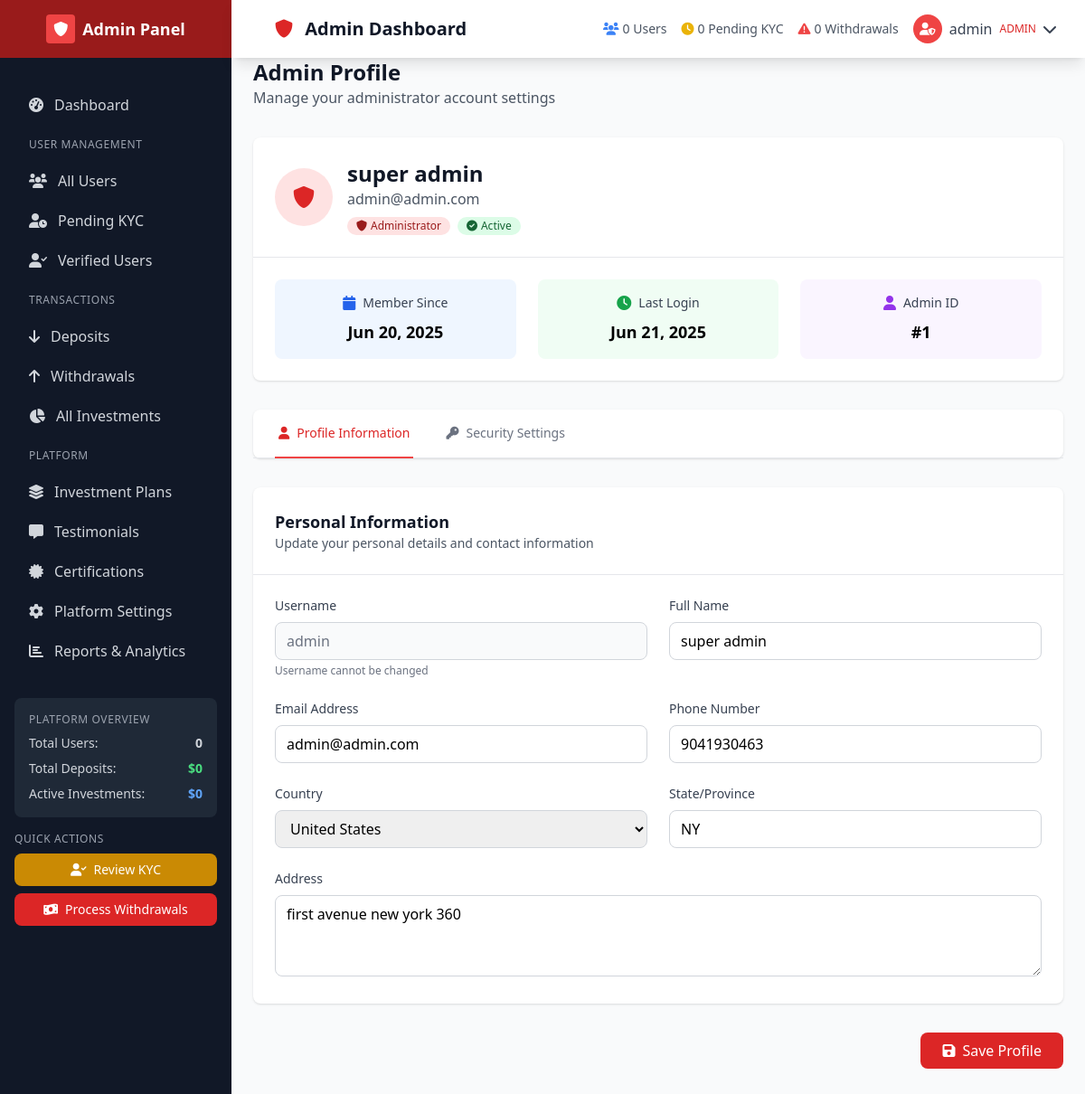
/admin-panel/profile/ (signed in), run on an earlier commit of the app's database.
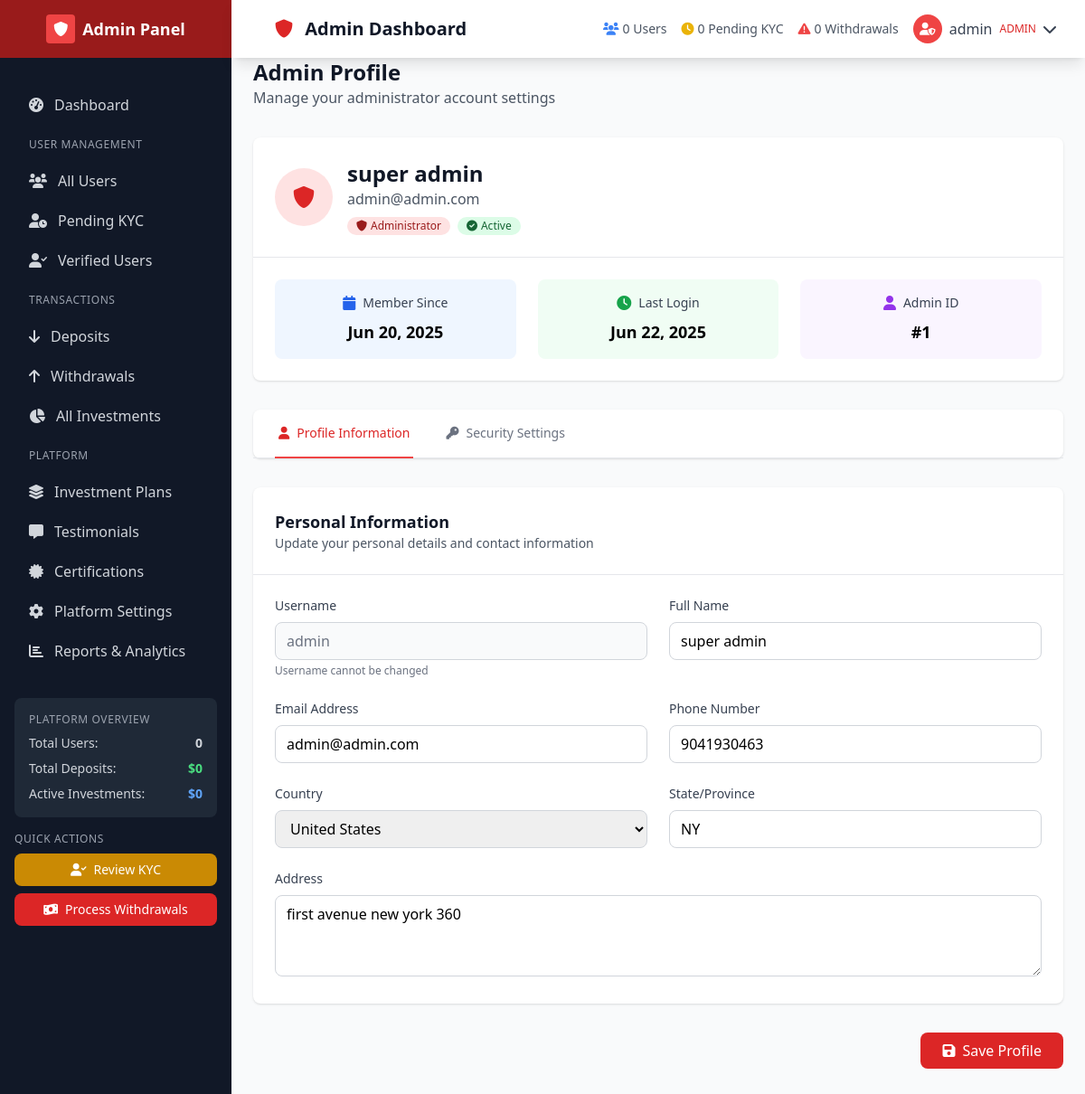
And on a later commit of the database.
### accounts/models.py (models this page shows, shortened)
class CustomUser(AbstractUser):
    email = models.EmailField(unique=True)
    full_name = models.CharField(max_length=100)
    is_verified = models.BooleanField(default=False)
    is_approved = models.BooleanField(default=False)
    registration_step = models.IntegerField(default=1)  # 1 or 2
    created_at = models.DateTimeField(auto_now_add=True)
    updated_at = models.DateTimeField(auto_now=True)
    USERNAME_FIELD = 'username'
    REQUIRED_FIELDS = ['email', 'full_name']

### admin_panel/views.py (the view)
# urls.py: path('profile/', views.admin_profile, name='admin_profile'),
@admin_required
def admin_profile(request):
    profile = get_or_create_profile(request.user)
    context = {
        'profile': profile,
    }
    return render(request, 'admin_panel/profile.html', context)

### admin_panel/context_processors.py (called while the page is built)
def investment_stats(request):
    if request.user.is_authenticated and request.user.is_staff:
        return {
            'investment_stats': calculate_investment_stats()
        }
    return {}

### admin_panel/views.py (called while the page is built)
def get_or_create_profile(user):
    profile, created = UserProfile.objects.get_or_create(user=user)
    return profile

### core/context_processors.py (called while the page is built)
def site_settings(request):
    try:
        settings = SiteSettings.objects.first()
    except SiteSettings.DoesNotExist:
        settings = None
    return {'site_settings': settings}

def currency_rates(request):
    rates = {}
    try:
        currency_rates = CurrencyRate.objects.all()
        for rate in currency_rates:
            rates[rate.currency_code] = rate.rate_usd
    except:
        pass
    return {'currency_rates': rates}

### templates/admin_panel/profile.html (shortened to what the changed rows need)
{% extends 'admin_panel/base.html' %}
{% block content %}
<div class="pt-16 p-6">
    <div class="max-w-4xl mx-auto">
        <div class="mb-8">
            <h1 class="text-2xl font-bold text-gray-900">Admin Profile</h1>
        </div>
        <div class="bg-white rounded-lg shadow mb-8">
            <div class="p-6 border-b border-gray-200">
                <div class="flex items-center space-x-4">
                    <div>
                        <h2 class="text-2xl font-bold text-gray-900">{{ user.full_name|default:user.username }}</h2>
                        <p class="text-gray-600">{{ user.email }}</p>
                        <div class="flex items-center space-x-2 mt-2">
                            <span class="inline-flex items-center px-2.5 py-0.5 rounded-full text-xs font-medium bg-red-100 text-red-800">
                            </span>
                            {% if user.is_active %}
                                <span class="inline-flex items-center px-2.5 py-0.5 rounded-full text-xs font-medium bg-green-100 text-green-800">
                                </span>
                            {% endif %}
                        </div>
                    </div>
                </div>
            </div>
            <div class="p-6">
                <div class="grid grid-cols-1 md:grid-cols-3 gap-6">
                    <div class="text-center p-4 bg-blue-50 rounded-lg">
                        <div class="flex items-center justify-center mb-2">
                            <i class="fas fa-calendar text-blue-600 mr-2"></i>
                            <span class="text-sm font-medium text-gray-700">Member Since</span>
                        </div>
                        <p class="text-lg font-semibold">{{ user.date_joined|date:"M d, Y" }}</p>
                    </div>
                    <div class="text-center p-4 bg-green-50 rounded-lg">
                        <div class="flex items-center justify-center mb-2">
                            <i class="fas fa-clock text-green-600 mr-2"></i>
                            <span class="text-sm font-medium text-gray-700">Last Login</span>
                        </div>
                        <p class="text-lg font-semibold">{{ user.last_login|date:"M d, Y" }}</p>
                    </div>
                    <div class="text-center p-4 bg-purple-50 rounded-lg">
                        <div class="flex items-center justify-center mb-2">
                            <i class="fas fa-user text-purple-600 mr-2"></i>
                            <span class="text-sm font-medium text-gray-700">Admin ID</span>
                        </div>
                        <p class="text-lg font-semibold">#{{ user.id }}</p>
                    </div>
                </div>
            </div>
        </div>
        <div id="profile-content" class="tab-content">
            <form method="post" action="{% url 'admin_panel:update_profile' %}">
                <div class="bg-white rounded-lg shadow mb-8">
                    <div class="p-6 border-b border-gray-200">
                        <h2 class="text-lg font-semibold text-gray-900">Personal Information</h2>
                    </div>
                    <div class="p-6 space-y-6">
                        <div class="grid grid-cols-1 md:grid-cols-2 gap-6">
                            <div>
                                <label class="block text-sm font-medium text-gray-700 mb-2">Username</label>
                                <input type="text" value="{{ user.username }}" disabled
                                       class="w-full px-3 py-2 border border-gray-300 rounded-lg bg-gray-50 text-gray-500">
                                <p class="text-xs text-gray-500 mt-1">Username cannot be changed</p>
                            </div>
                            <div>
                                <label class="block text-sm font-medium text-gray-700 mb-2">Full Name</label>
                                <input type="text" name="full_name" value="{{ user.full_name }}"
                                       class="w-full px-3 py-2 border border-gray-300 rounded-lg focus:ring-2 focus:ring-red-500 focus:border-transparent"
                                       placeholder="Enter your full name">
                            </div>
                            <div>
                                <label class="block text-sm font-medium text-gray-700 mb-2">Email Address</label>
                                <input type="email" name="email" value="{{ user.email }}"
                                       class="w-full px-3 py-2 border border-gray-300 rounded-lg focus:ring-2 focus:ring-red-500 focus:border-transparent"
                                       placeholder="Enter your email">
                            </div>
                        </div>
                    </div>
                </div>
            </form>
        </div>
    </div>
</div>
{% endblock %}

### templates/admin_panel/partials/navbar.html (shortened to what this page needs)
<nav class="bg-white shadow-lg fixed top-0 left-0 right-0 z-40 lg:left-64">
    <div class="px-4 sm:px-6 lg:px-8">
        <div class="flex justify-between h-16">
            <div class="flex items-center">
                <h1 class="ml-4 text-xl font-semibold text-gray-900">
                    <i class="fas fa-shield-alt text-red-600 mr-2"></i>
                    {% block page_title %}Admin Dashboard{% endblock %}
                </h1>
            </div>
            <div class="flex items-center space-x-4">
                <div class="hidden md:flex items-center space-x-4 text-sm text-gray-600">
                    <div class="flex items-center space-x-1">
                        <i class="fas fa-users text-blue-500"></i>
                        <span>{{ total_users|default:0 }} Users</span>
                    </div>
                    <div class="flex items-center space-x-1">
                        <i class="fas fa-clock text-yellow-500"></i>
                        <span>{{ pending_kyc|default:0 }} Pending KYC</span>
                    </div>
                    <div class="flex items-center space-x-1">
                        <i class="fas fa-exclamation-triangle text-red-500"></i>
                        <span>{{ pending_withdrawals|default:0 }} Withdrawals</span>
                    </div>
                </div>
                <div class="relative">
                    <button id="admin-user-menu-btn" class="flex items-center space-x-2 text-gray-700 hover:text-gray-900">
                        <div class="w-8 h-8 bg-red-500 rounded-full flex items-center justify-center text-white text-sm font-medium">
                            <i class="fas fa-user-shield"></i>
                        </div>
                        <span class="hidden sm:block">{{ user.username }}</span>
                        <span class="hidden sm:block text-xs text-red-600 font-medium">ADMIN</span>
                        <i class="fas fa-chevron-down"></i>
                    </button>
                </div>
            </div>
        </div>
    </div>
</nav>

What changed in the data, as far as the page shows it:
changed CustomUser "super admin": last_login "Jun 21, 2025" → "Jun 22, 2025"
